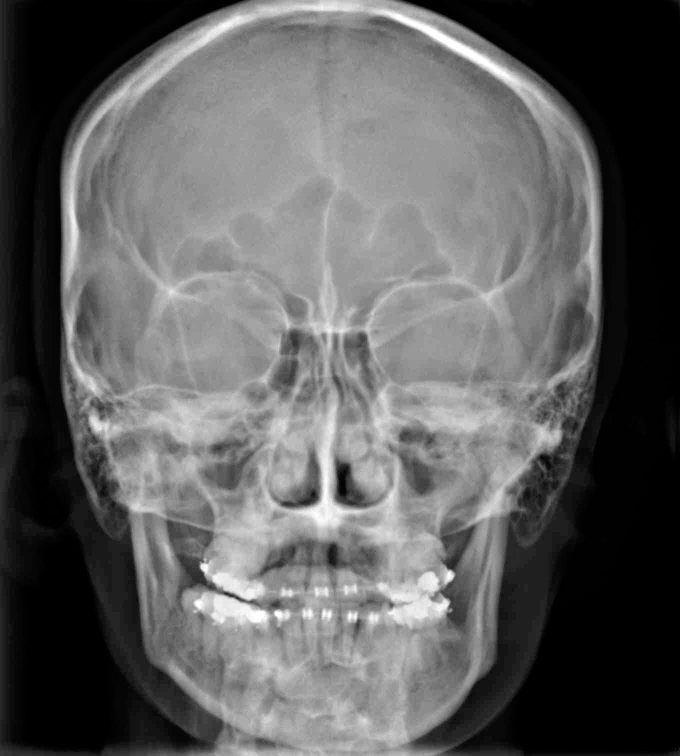
//> input picture operacionesMorfologicas/craneo.jpg, 1359 x 1511 px (shown at 1/2 size)
$ ./main   (built with g++ and OpenCV 4)
//> lines starting //> are read from the running program, lines starting //| are printed output that depends on the picture
// Librerías que contienen funciones estándar de C++
#include <iostream>
#include <cstdlib>
// Librería que contiene funciones matemáticas
#include <cmath>

// Librerías de OpenCV

// Se pueden cargar todas las Librerías incluyendo
#include <opencv2/opencv.hpp>

// Contiene las definiciones fundamentales de las matrices e imágenes
#include <opencv2/core/core.hpp>
// Procesamiento de imágenes
#include <opencv2/imgproc/imgproc.hpp>
// Códecs de imágenes
#include <opencv2/imgcodecs/imgcodecs.hpp>
// Manejo de ventanas y eventos de ratón, teclado, etc.
#include <opencv2/highgui/highgui.hpp>
// Lectura de video
#include <opencv2/video/video.hpp>
// Escritura de video
#include <opencv2/videoio/videoio.hpp>

#include "opencv2/imgproc.hpp"
#include "opencv2/imgcodecs.hpp"
#include "opencv2/highgui.hpp"

//https://docs.opencv.org/4.5.1/d3/dbe/tutorial_opening_closing_hats.html
using namespace std;
using namespace cv;

int valore = 1;
int valord = 1;
int valort = 1;
int valorb = 1;
Mat img;
Mat kernel;
Mat dilatacion;
Mat erosion;
Mat topHat;
Mat hatBlack;

void Eroding(int,void*){
    Mat elementoEr = getStructuringElement(MORPH_RECT,Size(2*valore+1, 2*valore+1));
    erode(img,elementoEr,elementoEr);
    imshow("Erosion", elementoEr);
}

void Dilatation(int,void*){
    Mat elementoDi = getStructuringElement(MORPH_RECT,Size(2*valord+1, 2*valord+1));
    dilate(img,elementoDi,elementoDi);
    imshow("Dilatacion", elementoDi);
}

void hatTop(int,void*){
    kernel = getStructuringElement(MORPH_ELLIPSE, Size(valort, valort));
    morphologyEx(img,topHat,MORPH_TOPHAT,kernel);
    imshow("Tophat", topHat);
}

void hatBlak(int,void*){
    kernel = getStructuringElement(MORPH_ELLIPSE, Size(valorb, valorb));
    morphologyEx(img,hatBlack,MORPH_BLACKHAT,kernel);
    imshow("Blackhat", hatBlack);
}


int main(int argc, char *argv[]){

    img = imread("../craneo.jpg");
//> img is the input picture: 1511 rows x 1359 cols, CV_8UC3; min 0, max 255, mean 95.2
    //img = imread("../pelvis.jpg");
    //img = imread("../pulmon.jpg");
    resize(img,img,Size(365,365));
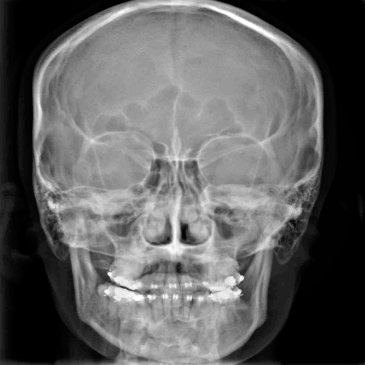
//> img: 365 rows x 365 cols, CV_8UC3; min 0, max 255, mean 95.1
    cout << "llego";
    dilate(img, dilatacion, kernel);
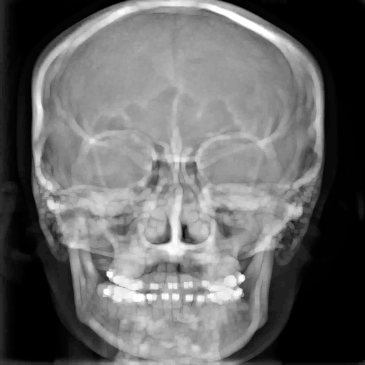
//> dilatacion: 365 rows x 365 cols, CV_8UC3; min 0, max 255, mean 102.9
    erode(img, erosion, kernel);
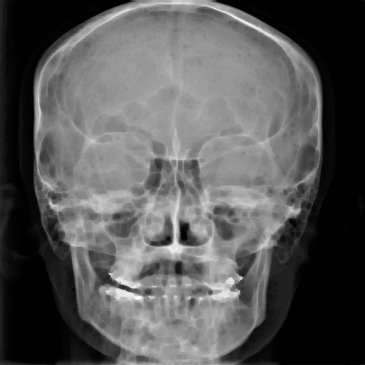
//> erosion: 365 rows x 365 cols, CV_8UC3; min 0, max 254, mean 87.4
    morphologyEx(img,topHat,MORPH_TOPHAT,kernel);
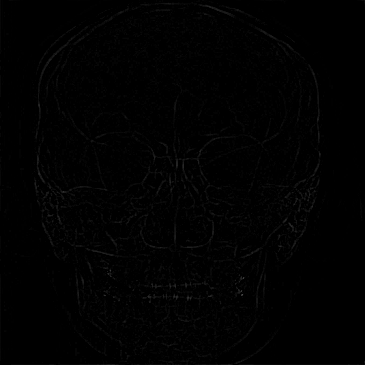
//> topHat: 365 rows x 365 cols, CV_8UC3; min 0, max 75, mean 1.4
    morphologyEx(img,hatBlack,MORPH_BLACKHAT,kernel);

    //Resta
    Mat resta;
    absdiff(topHat, hatBlack, resta);

    Mat suma;
    addWeighted(img,0.5,resta,0.5,0,suma);
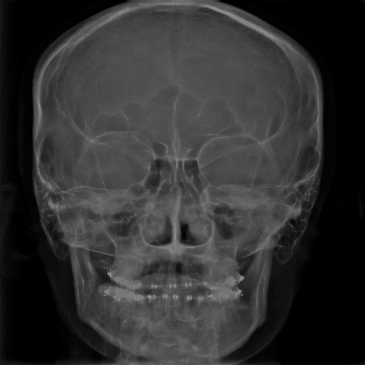
//> suma: 365 rows x 365 cols, CV_8UC3; min 0, max 148, mean 48.8


    namedWindow("Original",WINDOW_AUTOSIZE);
    namedWindow("Erosion",WINDOW_AUTOSIZE);
    namedWindow("Dilatacion",WINDOW_AUTOSIZE);
    namedWindow("Tophat",WINDOW_AUTOSIZE);
    namedWindow("Blackhat",WINDOW_AUTOSIZE);
    namedWindow("SUMA",WINDOW_AUTOSIZE);

    createTrackbar("Erosion", "Original", &valore, 37, Eroding, 0);
    createTrackbar("Dilatacion", "Original", &valord, 37, Dilatation, 0);
    createTrackbar("TopHat", "Original", &valort, 37, hatTop, 0);
    createTrackbar("Blackhat", "Original", &valorb, 37, hatBlak, 0);

    imshow("Original", img);
    imshow("Erosion", erosion);
    imshow("Dilatacion", dilatacion);
    imshow("Tophat", topHat);
    imshow("Blackhat", hatBlack);
    imshow("SUMA", suma);

    Eroding(0,0);
    Dilatation(0,0);
    hatTop(0,0);
//> in hatTop, `morphologyEx(img,topHat,MORPH_TOPHAT,kernel);`: topHat: 365 rows x 365 cols, CV_8UC3; every value is 0
    hatBlak(0,0);
    waitKey(0);

    return 0;
}

$ run again, with operacionesMorfologicas/pelvis.jpg copied over operacionesMorfologicas/craneo.jpg
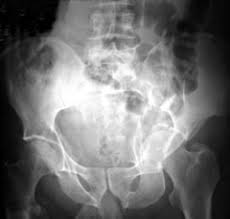
//> input picture operacionesMorfologicas/pelvis.jpg, 230 x 219 px
//> img is the input picture: 219 rows x 230 cols, CV_8UC3; min 0, max 255, mean 113.3
//> img: 365 rows x 365 cols, CV_8UC3
//> `absdiff(topHat, hatBlack, resta);`:
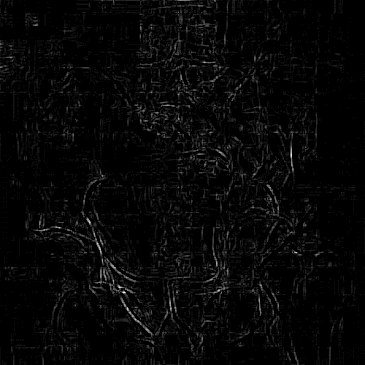
//> resta: 365 rows x 365 cols, CV_8UC3; min 0, max 25, mean 0.7; drawn with min black and max white
//> `addWeighted(img,0.5,resta,0.5,0,suma);`:
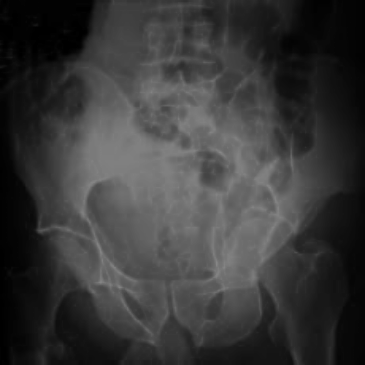
//> suma: 365 rows x 365 cols, CV_8UC3; min 0, max 134, mean 56.9

$ run again, with operacionesMorfologicas/pulmon.jpg copied over operacionesMorfologicas/craneo.jpg
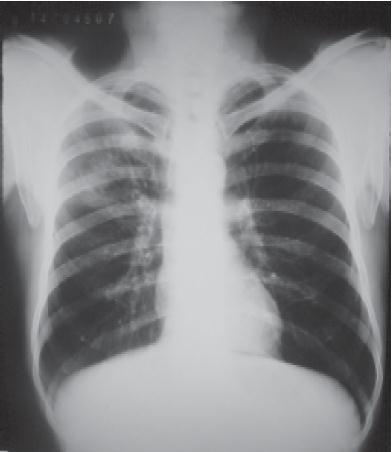
//> input picture operacionesMorfologicas/pulmon.jpg, 392 x 452 px
//> img is the input picture: 452 rows x 392 cols, CV_8UC3; mean B, G, R 140.2, 138, 137.4
//> img: 365 rows x 365 cols, CV_8UC3
//> `morphologyEx(img,topHat,MORPH_TOPHAT,kernel);`:
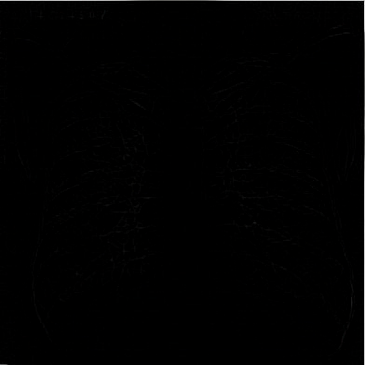
//> topHat: 365 rows x 365 cols, CV_8UC3; mean B, G, R 1.2, 1.2, 1.2
//> `addWeighted(img,0.5,resta,0.5,0,suma);`:
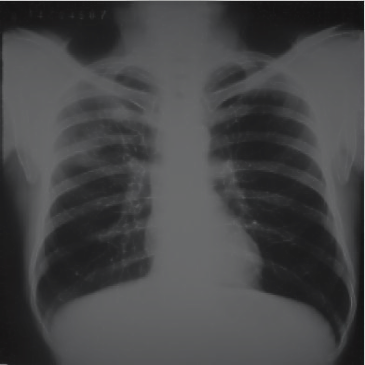
//> suma: 365 rows x 365 cols, CV_8UC3; mean B, G, R 70.9, 69.8, 69.5
